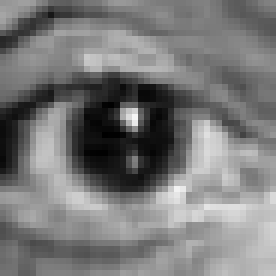
#> input picture Lab4/images/eye.png, 46 x 46 px (shown 6 times larger)
$ jupyter execute --allow-errors P4_ClaraRivadulla.ipynb   (shell and % lines are left out)   (older library calls are emulated)
#> lines starting #> are read from the running program, lines starting #| are printed output that depends on the picture
# Computer Vision - P4

### **Carefully read the file `README.md` as well as the following instructions before start coding.**

## Delivery

Up to **1 point out of 10** will be penalized if the following requirements are not fulfilled:

- Implemented code should be commented.

- The questions introduced in the exercises must be answered.

- Add title to the figures to explain what is displayed.

- Comments need to be in **english**.

- The deliverable must be a file named **P4_Student1_Student2.zip** that includes:
    - The notebook P4_Student1_Student2.ipynb completed with the solutions to the exercises and their corresponding comments.

**Deadline (Campus Virtual): November 24th, 23:00 h**

==============================================================================================
## Descriptors extraction for object detection, based on template matching, ORB, and HOG
==============================================================================================

In this laboratory we will treat the following main topics:

1) Template matching
    - Normalized Cross-correlation
    - Application to object (eye) detection

2) Image Descriptors: "Sliding window" and HOG image descriptor
   - Application to object (person) detection

3) Image matching (recognition by correspondance) based on feature extraction (ORB)
    - Application to object (logo) detection

In order to complete this practicum, the following concepts need to be understood: template matching, feature localization (Harris, Censure), feature descriptor (HOG,ORB, Sift) methods.

All code should be commented in English. Answers of the questions and comments on the exercises should be given in English too.

It is highly recommendable to structure the code in functions in order to reuse code for different tests and images and make it shorter and more readable. Specially the visualization commands should be encapsulated in separate functions.

## 1 Template matching

1.1 Given the image 'einstein.png' and the template image 'eye.png', detect the location of the template in the image comparing the use of:
- euclidean distance (hint: norm() in numpy.linalg).
- normalized cross-correlation (hint: match_template() of skimage.feature).

Don't forget to normalize the images (having pixel values between [0,1]) before comparing them.

[cell 1]
# Show the original image and the template image
from skimage import io
from matplotlib import pyplot as plt
import numpy as np

plt.subplot(1,2,1)
eye=io.imread('./images/eye.png')
#> eye is the input picture: shape (46, 46, 4); mean R, G, B, A 121.1, 121.1, 121.1, 255
plt.imshow(eye)
plt.axis('off')

plt.subplot(1,2,2)
einstein=io.imread('./images/einstein.png')
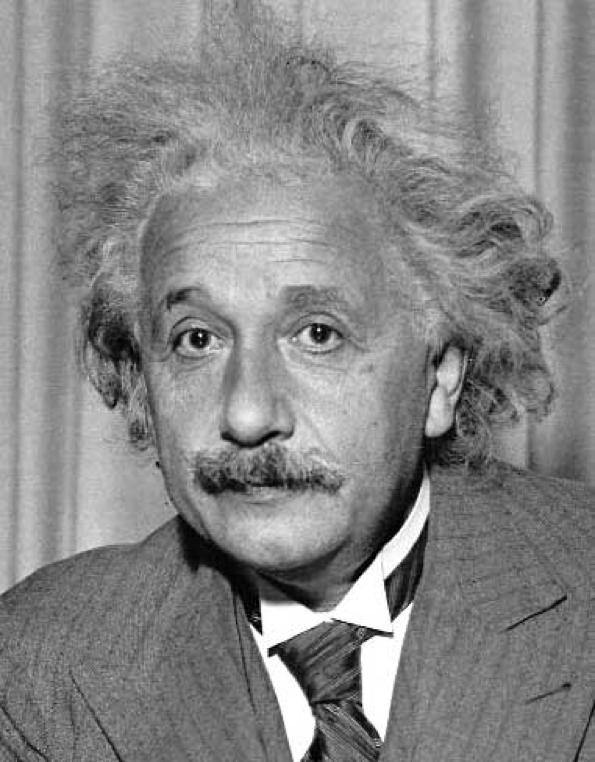
#> input picture Lab4/images/einstein.png, 595 x 762 px
#> einstein is the input picture: shape (762, 595, 4); mean R, G, B, A 134.4, 134.4, 134.4, 255
plt.imshow(einstein)
plt.axis('off')

plt.show()
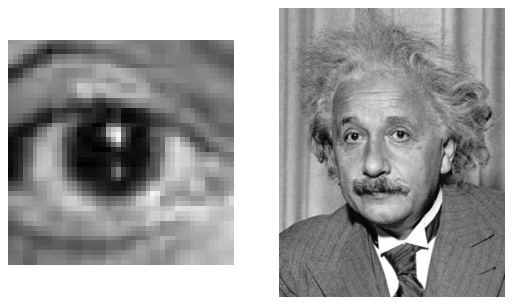
#> figure drawn by matplotlib, 2 panels

1.1. Create a function for template matching applying euclidean distance and normalized cross-correlation and display the results in this format:


**Use titles in all figures to understand what is being displayed.**

[cell 2]
# Your solution here

How does the result of the template matching change if the image changes its contrast (for example if you make it clearer or darker)? To this purpose, read the images "einstein_br.png" and "einstein_mask.png".

Visualize the normalized cross-correlation image between the template and the image as well as this very same image in a binarized form in order to show where is the minimal distance between the template and the image.

Use titles of the figures to explain what is displayed.

1.2 Display the results on `einstein_br.png`:

[cell 3]
# Your solution here

1.3 Display the results on `einstein_mask.png`:

[cell 4]
# Your solution here

1.4.
* How does the minimum distance between the template and the image change?
* What are the minimal distance pixels in the correlation images?
* What are the distances between the template and the image around the eyes of the image?

[cell 5]
# Your solution here

1.5 How does the result of the template matching change if instead the template is the one that changes its contrast (for example if you make it clearer or darker)? To this purpose, use the 'eye_br.png' template.

[cell 6]
# Your solution here

1.6 Check how the result changes if the template is rotated. Visualize the template and its rotation by 10º, 15º and 20º. Obtain again the template matching using the Euclidean distance and normalized cross-correlation.
Help: use the function rotate() in skimage.transform

[cell 7]
# Your solution here

1.7 Comment what is the template matching process, what advantages and disadvantages it has, how sensible is to image deformation in photometric and spatial dimensions, what parameters it has and which measure for image comparisons works better.

[cell 8]
# Your solution here

# 2 Histogram of Oriented Gradients

In this section we will treat the following topic: HOG image descriptor. Application to object (person) detection.

The Histogram of Oriented Gradients (HOG) feature descriptor is classical image descriptor for object detection.

Given the image 'person_template.png' and the folder '/images/TestPersonImages/', apply the HOG descriptor in order to detect where there is a person in the images. To this purpose, apply the "sliding window" technique. We use images from GRAZ 01 data from [INRIA datasets](http://pascal.inrialpes.fr/data/human/).

2.1. Read the template ('person_template.png'), obtain its HOG descriptor (with the optimal parameters) and visualize it.

Help: the HOG detector function is in the skimage.feature library ([Help](http://scikit-image.org/docs/dev/auto_examples/features_detection/plot_hog.html#sphx-glr-auto-examples-features-detection-plot-hog-py)).

[cell 9]
from skimage.feature import hog
from skimage import data, exposure

#> (the rest of this cell did not finish here and is left out)

2.2. Apply the HOG descriptor on the complete set of images for person detection.

a) Read images from the folder "TestPersonImages", slide a window on each image, obtain the HOG descriptor and compare to the HOG descriptor of the person template.

b) Visualize the location in the image that is the most similar to the person template using the distance between the template and test image descriptors.

Display the results of every person detection following this format:

[cell 10]
ic = io.ImageCollection('images/TestPersonImages/*.bmp') # We read all images from the 'TestPersonImages' folder
#> ic = []
